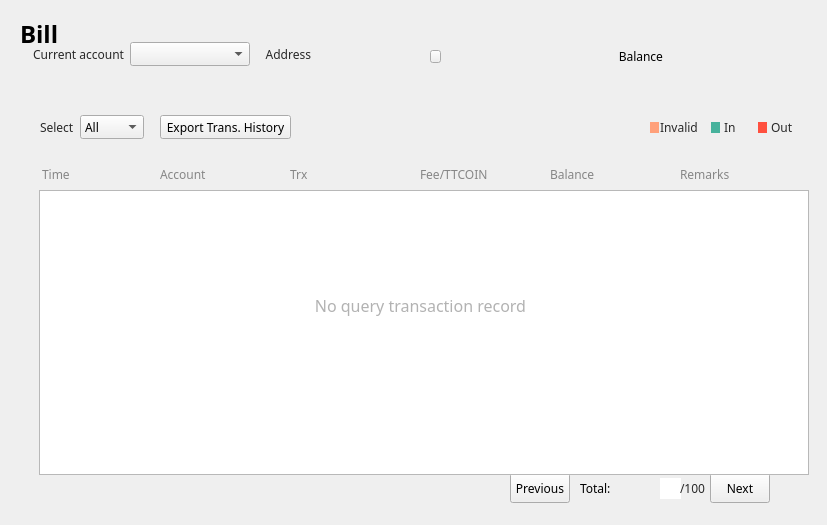
<?xml version="1.0" encoding="UTF-8"?>
<ui version="4.0">
 <class>AccountPage</class>
 <widget class="QWidget" name="AccountPage">
  <property name="geometry">
   <rect>
    <x>0</x>
    <y>0</y>
    <width>827</width>
    <height>525</height>
   </rect>
  </property>
  <property name="font">
   <font>
    <family>微软雅黑</family>
    <stylestrategy>PreferDefault</stylestrategy>
   </font>
  </property>
  <property name="windowTitle">
   <string>Form</string>
  </property>
  <property name="styleSheet">
   <string notr="true">QScrollBar{background-color: rgb(255, 255, 255);}</string>
  </property>
  <widget class="QLabel" name="addressLabel2">
   <property name="geometry">
    <rect>
     <x>260</x>
     <y>44</y>
     <width>51</width>
     <height>20</height>
    </rect>
   </property>
   <property name="font">
    <font>
     <family>微软雅黑</family>
    </font>
   </property>
   <property name="styleSheet">
    <string notr="true">color: rgb(40, 40, 40);
background:transparent;</string>
   </property>
   <property name="text">
    <string>Address</string>
   </property>
   <property name="alignment">
    <set>Qt::AlignRight|Qt::AlignTrailing|Qt::AlignVCenter</set>
   </property>
  </widget>
  <widget class="QLabel" name="addressLabel">
   <property name="geometry">
    <rect>
     <x>319</x>
     <y>46</y>
     <width>111</width>
     <height>16</height>
    </rect>
   </property>
   <property name="font">
    <font>
     <family>微软雅黑</family>
     <underline>false</underline>
    </font>
   </property>
   <property name="styleSheet">
    <string notr="true">background:transparent;</string>
   </property>
   <property name="text">
    <string/>
   </property>
   <property name="scaledContents">
    <bool>true</bool>
   </property>
   <property name="textInteractionFlags">
    <set>Qt::NoTextInteraction</set>
   </property>
  </widget>
  <widget class="QToolButton" name="copyBtn">
   <property name="geometry">
    <rect>
     <x>430</x>
     <y>50</y>
     <width>11</width>
     <height>13</height>
    </rect>
   </property>
   <property name="font">
    <font>
     <family>微软雅黑</family>
    </font>
   </property>
   <property name="cursor">
    <cursorShape>PointingHandCursor</cursorShape>
   </property>
   <property name="focusPolicy">
    <enum>Qt::NoFocus</enum>
   </property>
   <property name="text">
    <string/>
   </property>
  </widget>
  <widget class="QComboBox" name="accountComboBox">
   <property name="geometry">
    <rect>
     <x>130</x>
     <y>42</y>
     <width>120</width>
     <height>24</height>
    </rect>
   </property>
   <property name="font">
    <font>
     <family>微软雅黑</family>
     <weight>50</weight>
     <bold>false</bold>
    </font>
   </property>
   <property name="focusPolicy">
    <enum>Qt::NoFocus</enum>
   </property>
  </widget>
  <widget class="QLabel" name="label_10">
   <property name="geometry">
    <rect>
     <x>20</x>
     <y>18</y>
     <width>70</width>
     <height>31</height>
    </rect>
   </property>
   <property name="font">
    <font>
     <family>微软雅黑</family>
     <pointsize>18</pointsize>
     <weight>75</weight>
     <bold>true</bold>
    </font>
   </property>
   <property name="styleSheet">
    <string notr="true">background:transparent;</string>
   </property>
   <property name="text">
    <string>Bill</string>
   </property>
  </widget>
  <widget class="QLabel" name="label">
   <property name="geometry">
    <rect>
     <x>23</x>
     <y>42</y>
     <width>101</width>
     <height>24</height>
    </rect>
   </property>
   <property name="font">
    <font>
     <family>微软雅黑</family>
    </font>
   </property>
   <property name="styleSheet">
    <string notr="true">color: rgb(40, 40, 40);
background:transparent;</string>
   </property>
   <property name="text">
    <string>Current account</string>
   </property>
   <property name="alignment">
    <set>Qt::AlignRight|Qt::AlignTrailing|Qt::AlignVCenter</set>
   </property>
  </widget>
  <widget class="QLabel" name="label_2">
   <property name="geometry">
    <rect>
     <x>40</x>
     <y>115</y>
     <width>51</width>
     <height>24</height>
    </rect>
   </property>
   <property name="font">
    <font>
     <family>微软雅黑</family>
    </font>
   </property>
   <property name="styleSheet">
    <string notr="true">color: rgb(40, 40, 40);</string>
   </property>
   <property name="text">
    <string>Select</string>
   </property>
  </widget>
  <widget class="QComboBox" name="transactionTypeComboBox">
   <property name="geometry">
    <rect>
     <x>80</x>
     <y>115</y>
     <width>64</width>
     <height>24</height>
    </rect>
   </property>
   <property name="font">
    <font>
     <family>微软雅黑</family>
    </font>
   </property>
   <property name="focusPolicy">
    <enum>Qt::NoFocus</enum>
   </property>
   <property name="currentText">
    <string>All</string>
   </property>
   <item>
    <property name="text">
     <string>All</string>
    </property>
   </item>
   <item>
    <property name="text">
     <string>In</string>
    </property>
   </item>
   <item>
    <property name="text">
     <string>Out</string>
    </property>
   </item>
  </widget>
  <widget class="QLabel" name="identityLabel">
   <property name="geometry">
    <rect>
     <x>294</x>
     <y>37</y>
     <width>16</width>
     <height>16</height>
    </rect>
   </property>
   <property name="font">
    <font>
     <family>微软雅黑</family>
    </font>
   </property>
   <property name="styleSheet">
    <string notr="true">background:transparent;</string>
   </property>
   <property name="text">
    <string/>
   </property>
   <property name="alignment">
    <set>Qt::AlignRight|Qt::AlignTrailing|Qt::AlignVCenter</set>
   </property>
  </widget>
  <widget class="QLabel" name="label_3">
   <property name="geometry">
    <rect>
     <x>650</x>
     <y>122</y>
     <width>9</width>
     <height>11</height>
    </rect>
   </property>
   <property name="font">
    <font>
     <family>微软雅黑</family>
    </font>
   </property>
   <property name="styleSheet">
    <string notr="true">background-color: rgb(255, 160, 122);</string>
   </property>
   <property name="text">
    <string/>
   </property>
  </widget>
  <widget class="QLabel" name="label_4">
   <property name="geometry">
    <rect>
     <x>711</x>
     <y>122</y>
     <width>9</width>
     <height>11</height>
    </rect>
   </property>
   <property name="font">
    <font>
     <family>微软雅黑</family>
    </font>
   </property>
   <property name="styleSheet">
    <string notr="true">background-color: rgb(71, 178, 156);</string>
   </property>
   <property name="text">
    <string/>
   </property>
  </widget>
  <widget class="QLabel" name="label_5">
   <property name="geometry">
    <rect>
     <x>758</x>
     <y>122</y>
     <width>9</width>
     <height>11</height>
    </rect>
   </property>
   <property name="font">
    <font>
     <family>微软雅黑</family>
    </font>
   </property>
   <property name="styleSheet">
    <string notr="true">background-color: rgb(255, 80, 63);</string>
   </property>
   <property name="text">
    <string/>
   </property>
  </widget>
  <widget class="QLabel" name="label_6">
   <property name="geometry">
    <rect>
     <x>660</x>
     <y>119</y>
     <width>51</width>
     <height>16</height>
    </rect>
   </property>
   <property name="font">
    <font>
     <family>微软雅黑</family>
    </font>
   </property>
   <property name="styleSheet">
    <string notr="true">color: rgb(40, 40, 40);</string>
   </property>
   <property name="text">
    <string>Invalid</string>
   </property>
  </widget>
  <widget class="QLabel" name="label_7">
   <property name="geometry">
    <rect>
     <x>724</x>
     <y>119</y>
     <width>21</width>
     <height>16</height>
    </rect>
   </property>
   <property name="font">
    <font>
     <family>微软雅黑</family>
    </font>
   </property>
   <property name="styleSheet">
    <string notr="true">color: rgb(40, 40, 40);</string>
   </property>
   <property name="text">
    <string>In</string>
   </property>
  </widget>
  <widget class="QLabel" name="label_8">
   <property name="geometry">
    <rect>
     <x>771</x>
     <y>119</y>
     <width>31</width>
     <height>16</height>
    </rect>
   </property>
   <property name="font">
    <font>
     <family>微软雅黑</family>
    </font>
   </property>
   <property name="styleSheet">
    <string notr="true">color: rgb(40, 40, 40);</string>
   </property>
   <property name="text">
    <string>Out</string>
   </property>
  </widget>
  <widget class="QLabel" name="label_9">
   <property name="geometry">
    <rect>
     <x>42</x>
     <y>159</y>
     <width>101</width>
     <height>30</height>
    </rect>
   </property>
   <property name="font">
    <font>
     <family>微软雅黑</family>
    </font>
   </property>
   <property name="styleSheet">
    <string notr="true">color: rgb(134, 134, 134);</string>
   </property>
   <property name="text">
    <string>Time</string>
   </property>
  </widget>
  <widget class="QLabel" name="label_11">
   <property name="geometry">
    <rect>
     <x>160</x>
     <y>159</y>
     <width>121</width>
     <height>30</height>
    </rect>
   </property>
   <property name="font">
    <font>
     <family>微软雅黑</family>
    </font>
   </property>
   <property name="styleSheet">
    <string notr="true">color: rgb(134, 134, 134);</string>
   </property>
   <property name="text">
    <string>Account</string>
   </property>
  </widget>
  <widget class="QLabel" name="label_12">
   <property name="geometry">
    <rect>
     <x>290</x>
     <y>159</y>
     <width>121</width>
     <height>30</height>
    </rect>
   </property>
   <property name="font">
    <font>
     <family>微软雅黑</family>
    </font>
   </property>
   <property name="styleSheet">
    <string notr="true">color: rgb(134, 134, 134);</string>
   </property>
   <property name="text">
    <string>Trx</string>
   </property>
  </widget>
  <widget class="QLabel" name="label_13">
   <property name="geometry">
    <rect>
     <x>420</x>
     <y>159</y>
     <width>111</width>
     <height>30</height>
    </rect>
   </property>
   <property name="font">
    <font>
     <family>微软雅黑</family>
    </font>
   </property>
   <property name="styleSheet">
    <string notr="true">color: rgb(134, 134, 134);</string>
   </property>
   <property name="text">
    <string>Fee/TTCOIN</string>
   </property>
  </widget>
  <widget class="QLabel" name="label_14">
   <property name="geometry">
    <rect>
     <x>550</x>
     <y>159</y>
     <width>111</width>
     <height>30</height>
    </rect>
   </property>
   <property name="font">
    <font>
     <family>微软雅黑</family>
    </font>
   </property>
   <property name="styleSheet">
    <string notr="true">color: rgb(134, 134, 134);</string>
   </property>
   <property name="text">
    <string>Balance</string>
   </property>
  </widget>
  <widget class="QLabel" name="label_15">
   <property name="geometry">
    <rect>
     <x>680</x>
     <y>159</y>
     <width>111</width>
     <height>30</height>
    </rect>
   </property>
   <property name="font">
    <font>
     <family>微软雅黑</family>
    </font>
   </property>
   <property name="styleSheet">
    <string notr="true">color: rgb(134, 134, 134);</string>
   </property>
   <property name="text">
    <string>Remarks</string>
   </property>
  </widget>
  <widget class="QLabel" name="label_16">
   <property name="geometry">
    <rect>
     <x>609</x>
     <y>44</y>
     <width>54</width>
     <height>24</height>
    </rect>
   </property>
   <property name="font">
    <font>
     <family>微软雅黑</family>
    </font>
   </property>
   <property name="text">
    <string>Balance</string>
   </property>
   <property name="alignment">
    <set>Qt::AlignRight|Qt::AlignTrailing|Qt::AlignVCenter</set>
   </property>
  </widget>
  <widget class="QLabel" name="balanceLabel">
   <property name="geometry">
    <rect>
     <x>670</x>
     <y>44</y>
     <width>271</width>
     <height>30</height>
    </rect>
   </property>
   <property name="font">
    <font>
     <family>微软雅黑</family>
     <pointsize>14</pointsize>
    </font>
   </property>
   <property name="styleSheet">
    <string notr="true">background:transparent;</string>
   </property>
   <property name="text">
    <string/>
   </property>
   <property name="alignment">
    <set>Qt::AlignLeading|Qt::AlignLeft|Qt::AlignVCenter</set>
   </property>
  </widget>
  <widget class="QToolButton" name="nextPageBtn">
   <property name="geometry">
    <rect>
     <x>710</x>
     <y>473</y>
     <width>60</width>
     <height>30</height>
    </rect>
   </property>
   <property name="font">
    <font>
     <family>微软雅黑</family>
    </font>
   </property>
   <property name="cursor">
    <cursorShape>PointingHandCursor</cursorShape>
   </property>
   <property name="focusPolicy">
    <enum>Qt::NoFocus</enum>
   </property>
   <property name="styleSheet">
    <string notr="true"/>
   </property>
   <property name="text">
    <string>Next</string>
   </property>
  </widget>
  <widget class="QLineEdit" name="pageLineEdit">
   <property name="geometry">
    <rect>
     <x>660</x>
     <y>478</y>
     <width>21</width>
     <height>21</height>
    </rect>
   </property>
   <property name="font">
    <font>
     <family>微软雅黑</family>
     <weight>50</weight>
     <bold>false</bold>
    </font>
   </property>
   <property name="cursor">
    <cursorShape>IBeamCursor</cursorShape>
   </property>
   <property name="styleSheet">
    <string notr="true">color: #282828;</string>
   </property>
   <property name="frame">
    <bool>false</bool>
   </property>
   <property name="alignment">
    <set>Qt::AlignCenter</set>
   </property>
  </widget>
  <widget class="QLabel" name="numberLabel">
   <property name="geometry">
    <rect>
     <x>580</x>
     <y>473</y>
     <width>61</width>
     <height>30</height>
    </rect>
   </property>
   <property name="font">
    <font>
     <family>微软雅黑</family>
    </font>
   </property>
   <property name="text">
    <string>Total:</string>
   </property>
  </widget>
  <widget class="QLabel" name="pageLabel">
   <property name="geometry">
    <rect>
     <x>680</x>
     <y>473</y>
     <width>31</width>
     <height>30</height>
    </rect>
   </property>
   <property name="font">
    <font>
     <family>微软雅黑</family>
    </font>
   </property>
   <property name="styleSheet">
    <string notr="true">color: #282828;</string>
   </property>
   <property name="text">
    <string>/100</string>
   </property>
   <property name="alignment">
    <set>Qt::AlignLeading|Qt::AlignLeft|Qt::AlignVCenter</set>
   </property>
  </widget>
  <widget class="QToolButton" name="prePageBtn">
   <property name="geometry">
    <rect>
     <x>510</x>
     <y>473</y>
     <width>60</width>
     <height>30</height>
    </rect>
   </property>
   <property name="font">
    <font>
     <family>微软雅黑</family>
    </font>
   </property>
   <property name="cursor">
    <cursorShape>PointingHandCursor</cursorShape>
   </property>
   <property name="focusPolicy">
    <enum>Qt::NoFocus</enum>
   </property>
   <property name="styleSheet">
    <string notr="true"/>
   </property>
   <property name="text">
    <string>Previous</string>
   </property>
  </widget>
  <widget class="QTableWidget" name="accountTransactionsTableWidget">
   <property name="geometry">
    <rect>
     <x>39</x>
     <y>190</y>
     <width>770</width>
     <height>285</height>
    </rect>
   </property>
   <property name="styleSheet">
    <string notr="true"/>
   </property>
   <property name="verticalScrollBarPolicy">
    <enum>Qt::ScrollBarAsNeeded</enum>
   </property>
   <property name="horizontalScrollBarPolicy">
    <enum>Qt::ScrollBarAlwaysOff</enum>
   </property>
   <property name="sizeAdjustPolicy">
    <enum>QAbstractScrollArea::AdjustToContents</enum>
   </property>
   <property name="autoScroll">
    <bool>true</bool>
   </property>
   <property name="editTriggers">
    <set>QAbstractItemView::NoEditTriggers</set>
   </property>
   <property name="tabKeyNavigation">
    <bool>true</bool>
   </property>
   <property name="showDropIndicator" stdset="0">
    <bool>true</bool>
   </property>
   <property name="dragDropOverwriteMode">
    <bool>true</bool>
   </property>
   <property name="showGrid">
    <bool>true</bool>
   </property>
   <property name="columnCount">
    <number>6</number>
   </property>
   <attribute name="horizontalHeaderVisible">
    <bool>false</bool>
   </attribute>
   <attribute name="horizontalHeaderCascadingSectionResizes">
    <bool>false</bool>
   </attribute>
   <attribute name="horizontalHeaderHighlightSections">
    <bool>false</bool>
   </attribute>
   <attribute name="verticalHeaderVisible">
    <bool>false</bool>
   </attribute>
   <attribute name="verticalHeaderCascadingSectionResizes">
    <bool>false</bool>
   </attribute>
   <attribute name="verticalHeaderHighlightSections">
    <bool>false</bool>
   </attribute>
   <column>
    <property name="text">
     <string>时间</string>
    </property>
    <property name="font">
     <font>
      <family>微软雅黑</family>
     </font>
    </property>
    <property name="textAlignment">
     <set>AlignLeading|AlignVCenter</set>
    </property>
   </column>
   <column>
    <property name="text">
     <string>对方账户</string>
    </property>
    <property name="font">
     <font>
      <family>微软雅黑</family>
     </font>
    </property>
    <property name="textAlignment">
     <set>AlignLeading|AlignVCenter</set>
    </property>
   </column>
   <column>
    <property name="text">
     <string>交易金额/GOP</string>
    </property>
    <property name="font">
     <font>
      <family>微软雅黑</family>
     </font>
    </property>
    <property name="textAlignment">
     <set>AlignLeading|AlignVCenter</set>
    </property>
   </column>
   <column>
    <property name="text">
     <string>手续费/GOP</string>
    </property>
    <property name="font">
     <font>
      <family>微软雅黑</family>
     </font>
    </property>
    <property name="textAlignment">
     <set>AlignLeading|AlignVCenter</set>
    </property>
   </column>
   <column>
    <property name="text">
     <string>账户余额/GOP</string>
    </property>
    <property name="font">
     <font>
      <family>微软雅黑</family>
      <weight>50</weight>
      <bold>false</bold>
     </font>
    </property>
    <property name="textAlignment">
     <set>AlignLeading|AlignVCenter</set>
    </property>
   </column>
   <column>
    <property name="text">
     <string>备注</string>
    </property>
    <property name="font">
     <font>
      <family>微软雅黑</family>
     </font>
    </property>
    <property name="textAlignment">
     <set>AlignLeading|AlignVCenter</set>
    </property>
   </column>
  </widget>
  <widget class="QLabel" name="initLabel">
   <property name="geometry">
    <rect>
     <x>220</x>
     <y>280</y>
     <width>401</width>
     <height>51</height>
    </rect>
   </property>
   <property name="font">
    <font>
     <family>微软雅黑</family>
     <pointsize>12</pointsize>
    </font>
   </property>
   <property name="styleSheet">
    <string notr="true">color: rgb(178, 178, 178);</string>
   </property>
   <property name="text">
    <string>No query transaction record</string>
   </property>
   <property name="alignment">
    <set>Qt::AlignCenter</set>
   </property>
  </widget>
  <widget class="QToolButton" name="downloadCSVBtn">
   <property name="geometry">
    <rect>
     <x>160</x>
     <y>115</y>
     <width>131</width>
     <height>24</height>
    </rect>
   </property>
   <property name="font">
    <font>
     <family>微软雅黑</family>
     <pointsize>9</pointsize>
    </font>
   </property>
   <property name="cursor">
    <cursorShape>PointingHandCursor</cursorShape>
   </property>
   <property name="focusPolicy">
    <enum>Qt::NoFocus</enum>
   </property>
   <property name="styleSheet">
    <string notr="true"/>
   </property>
   <property name="text">
    <string>Export Trans. History</string>
   </property>
  </widget>
 </widget>
 <resources/>
 <connections/>
</ui>
